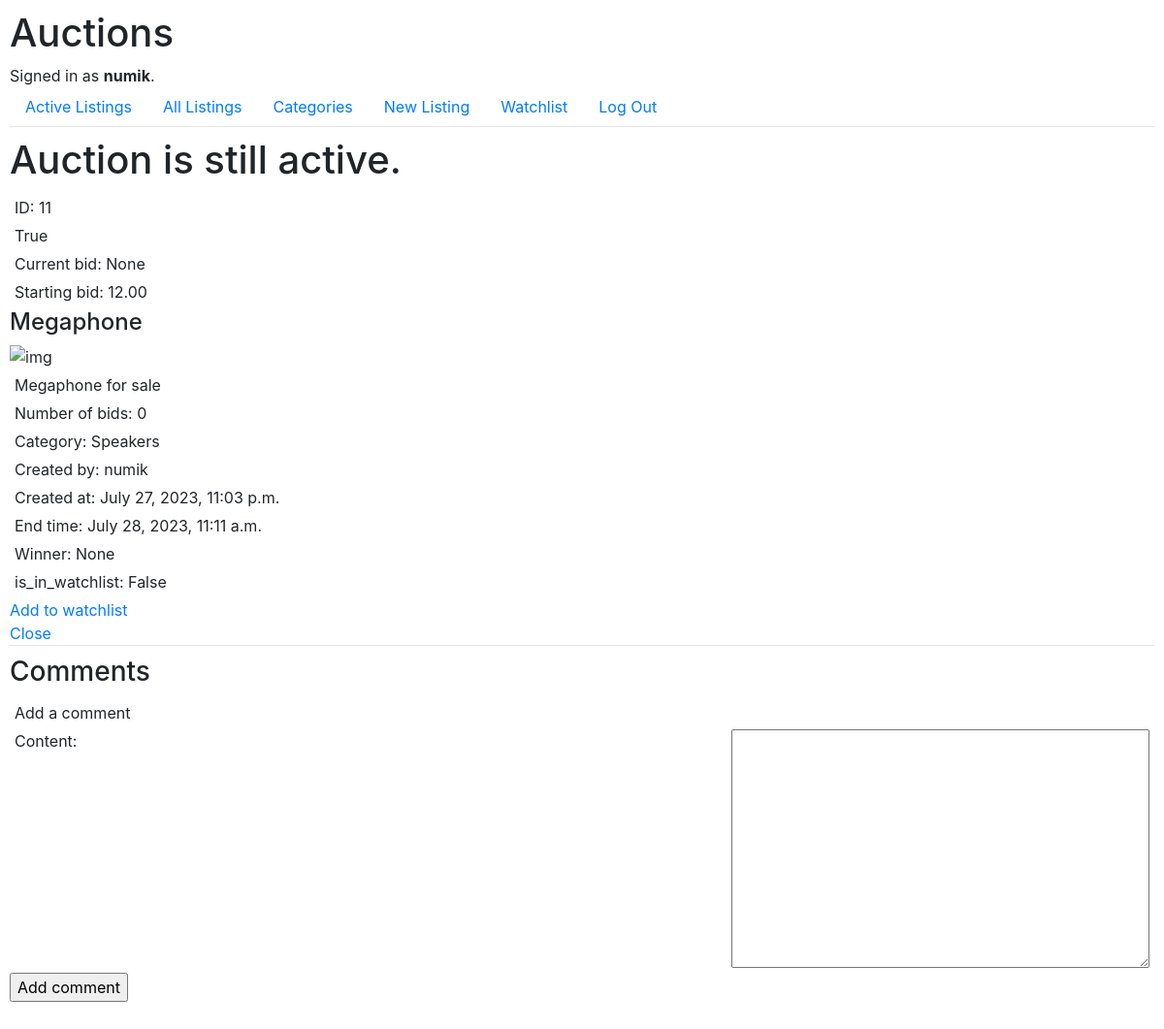
Screenshot of /listing/11 (signed in) with the database file from the repository.
### auctions/models.py (models this page shows, shortened)
class User(AbstractUser):
    pass

class Auction(models.Model):
    title = models.CharField(max_length=64)
    description = models.TextField(max_length=256)
    image_url = models.CharField(max_length=256, blank=True, null=True)
    category = models.CharField(max_length=256)
    created_by = models.ForeignKey(
        User,
        on_delete=models.CASCADE,
        related_name="Auction"
    )
    created_at = models.DateTimeField(auto_now_add=True)
    views = models.IntegerField(default=0)
    is_active = models.BooleanField(default=True)
    end_time = models.DateTimeField()
    bid_count = models.IntegerField(default=0)
    starting_bid = models.DecimalField(max_digits=16, decimal_places=2, validators=[MinValueValidator(0)])
    current_bid = models.ForeignKey(
        "Bid",
        on_delete=models.SET_NULL,
        null=True,
        blank=True,
        related_name="auction_bids"
    )
    winner = models.ForeignKey(
        User,
        on_delete=models.SET_NULL,
        null=True,
        blank=True,
        related_name="winner"
    )

### auctions/views.py (the view, shortened to what this page needs)
# urls.py: path("listing/", views.no_listing, name="no_listing"),
def listing(request, id):
    auction = Auction.objects.get(id=id)
    return render(request, "auctions/listing.html", {
        "auction": Auction.objects.get(id=id),
        "is_in_watchlist": is_in_watchlist(request.user, auction),
        "comments": Comment.objects.filter(auction=auction).order_by("-date"),
        "comment_area": CommentForm()
    })

### auctions/forms.py
class CommentForm(forms.ModelForm):
    class Meta:
        model = Comment
        fields = ["content"]

### auctions/views.py (called while the page is built)
def is_in_watchlist(user, auction):
    return Watchlist.objects.filter(user=user, auction=auction).exists()

### auctions/templates/auctions/listing.html (shortened to what this page needs)
{% extends 'auctions/layout.html' %}
{% block body %}
{% if not auction.is_active %}
<p><h3>Auction has ended!</h1></p>
    {% if auction.winner is not None %}
    <p><b>{{ auction.winner }}</b> Has won the auction!</p>
    {% else %}
    <p>Unfortunately, Nobody won the auction :/</p>
    {% endif %}
{% else %}
<p><h1>Auction is still active.</h1></p>
{% endif %}
    <p>ID: {{ auction.id }}</p>
    <p> {{ auction.is_active }}</p>
    <p>Current bid: {{ auction.current_bid }}</p>
    <p>Starting bid: {{ auction.starting_bid }}</p>
    <h4>{{ auction.title }}</h4>
    <img src="{{ auction.image_url}}" alt="img">
    <p>{{ auction.description }}</p>
    <p>Number of bids: {{ auction.bid_count }}</p>
    <p>Category: {{ auction.category }}</p>
    <p>Created by: {{ auction.created_by }}</p>
    <p>Created at: {{ auction.created_at }}</p>
    <p>End time: {{ auction.end_time }}</p>
    <p>Winner: {{ auction.winner }}</p>
<p>is_in_watchlist: {{ is_in_watchlist }}</p>
{% if user.is_authenticated %}
    {% if is_in_watchlist %}
    <a href="{% url 'auctions:watchlist_remove' auction.id %}" method="post">Remove from watchlist</a>
    {% else %}
    <a href="{% url 'auctions:watchlist_add' auction.id %}" method="post">Add to watchlist</a>
    {% endif %}
    <br>
    {% if auction.is_active %}
        {% if auction.created_by == user %}
        <a href="{% url 'auctions:close' auction.id %}">Close</a>
        {% else %}
        <a href="{% url 'auctions:bid' auction.id %}">Bid</a>
        {% endif %}
    {% endif %}
{% endif %}
<hr>
<p><h3>Comments</h3></p>
<p>
    Add a comment <br>
    <form action="" method="post">
        {{ comment_area.as_p }}
        <input type="submit" value="Add comment">
    </form>
</p>
{% endblock body %}

### auctions/templates/auctions/layout.html (shortened to what this page needs)
{% load static %}
<!DOCTYPE html>
<html lang="en">
    <head>
        <link rel="stylesheet" href="https://stackpath.bootstrapcdn.com/bootstrap/4.4.1/css/bootstrap.min.css">
        <link href="{% static 'auctions/styles.css' %}" rel="stylesheet">
    </head>
    <body>
        <h1>Auctions</h1>
        <div>
            {% if user.is_authenticated %}
                Signed in as <strong>{{ user.username }}</strong>.
            {% else %}
                Not signed in.
            {% endif %}
        </div>
        <ul class="nav">
            <li class="nav-item">
                <a class="nav-link" href="{% url 'auctions:index' %}">Active Listings</a>
            </li>
            <li class="nav-item">
                <a class="nav-link" href="{% url 'auctions:all' %}">All Listings</a>
            </li>
            <li class="nav-item">
                <a class="nav-link" href="{% url 'auctions:categories' %}">Categories</a>
            </li>
            {% if user.is_authenticated %}
                <li class="nav-item">
                    <a class="nav-link" href="{% url 'auctions:new' %}">New Listing</a>
                </li>
                <li class="nav-item">
                    <a class="nav-link" href="{% url 'auctions:watchlist' %}">Watchlist</a>
                </li>
                <li class="nav-item">
                    <a class="nav-link" href="{% url 'auctions:logout' %}">Log Out</a>
                </li>
            {% endif %}
        </ul>
        <hr>
        {% block body %}
        {% endblock %}
    </body>
</html>

### auctions/static/auctions/styles.css (style rules this page uses)
body { margin: 0; padding: 10px; }
p { display: flex; justify-content: space-between; margin: 5px; }
hr { margin: 0 0 5px 0; padding: 0; }

### rows the page displays
User: username "numik"
Auction: id "11", is_active "True", current_bid "None", starting_bid "12.00", title "Megaphone", description "Megaphone for sale", bid_count "0", category "Speakers", created_by "numik", created_at "July 27, 2023, 11:03 p.m.", end_time "July 28, 2023, 11:11 a.m.", winner "None"

### other values shown
{{ is_in_watchlist }} "False"
